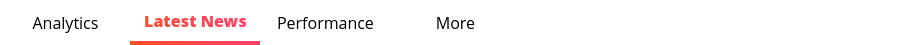
       <widget class="QWidget" name="widget_6" native="true">
        <property name="geometry">
         <rect>
          <x>0</x>
          <y>0</y>
          <width>921</width>
          <height>45</height>
         </rect>
        </property>
        <property name="styleSheet">
         <string notr="true">QWidget{
background-color: rgb(255, 255, 255);
}
QPushButton {
    border: none;
    padding: 5px 10px;
    font-size: 16px;
    font-weight: normal;
    color: black;
}

QPushButton:checked {
    border-bottom: 4px solid qlineargradient(x1:0, y1:0, x2:1, y2:0, stop:0 #FF4B2B, stop:1 #FF416C);
    border-right: none;
    border-top: none;
    color: qlineargradient(x1:0, y1:0, x2:1, y2:0, stop:0 #FF4B2B, stop:1 #FF416C);
    font-weight: 700;
}

QPushButton:hover {
    background-color: qlineargradient(x1:0, y1:0, x2:1, y2:0, stop:0 #f2f2f2, stop:1 #e6e6e6);
}</string>
        </property>
        <widget class="QPushButton" name="pushButton_36">
         <property name="geometry">
          <rect>
           <x>0</x>
           <y>0</y>
           <width>131</width>
           <height>45</height>
          </rect>
         </property>
         <property name="font">
          <font>
           <family>Open Sans</family>
           <pointsize>-1</pointsize>
           <weight>50</weight>
           <bold>false</bold>
          </font>
         </property>
         <property name="cursor">
          <cursorShape>PointingHandCursor</cursorShape>
         </property>
         <property name="styleSheet">
          <string notr="true"/>
         </property>
         <property name="text">
          <string>Analytics</string>
         </property>
        </widget>
        <widget class="QPushButton" name="pushButton_37">
         <property name="enabled">
          <bool>false</bool>
         </property>
         <property name="geometry">
          <rect>
           <x>130</x>
           <y>0</y>
           <width>131</width>
           <height>45</height>
          </rect>
         </property>
         <property name="font">
          <font>
           <family>Open Sans</family>
           <pointsize>-1</pointsize>
           <weight>50</weight>
           <bold>false</bold>
          </font>
         </property>
         <property name="styleSheet">
          <string notr="true"/>
         </property>
         <property name="text">
          <string>Latest News</string>
         </property>
         <property name="checkable">
          <bool>true</bool>
         </property>
         <property name="checked">
          <bool>true</bool>
         </property>
        </widget>
        <widget class="QPushButton" name="pushButton_38">
         <property name="geometry">
          <rect>
           <x>260</x>
           <y>0</y>
           <width>131</width>
           <height>45</height>
          </rect>
         </property>
         <property name="font">
          <font>
           <family>Open Sans</family>
           <pointsize>-1</pointsize>
           <weight>50</weight>
           <bold>false</bold>
          </font>
         </property>
         <property name="cursor">
          <cursorShape>PointingHandCursor</cursorShape>
         </property>
         <property name="styleSheet">
          <string notr="true"/>
         </property>
         <property name="text">
          <string>Performance</string>
         </property>
        </widget>
        <widget class="QPushButton" name="pushButton_39">
         <property name="geometry">
          <rect>
           <x>390</x>
           <y>0</y>
           <width>131</width>
           <height>45</height>
          </rect>
         </property>
         <property name="font">
          <font>
           <family>Open Sans</family>
           <pointsize>-1</pointsize>
           <weight>50</weight>
           <bold>false</bold>
          </font>
         </property>
         <property name="cursor">
          <cursorShape>PointingHandCursor</cursorShape>
         </property>
         <property name="styleSheet">
          <string notr="true"/>
         </property>
         <property name="text">
          <string>More</string>
         </property>
        </widget>
       </widget>
